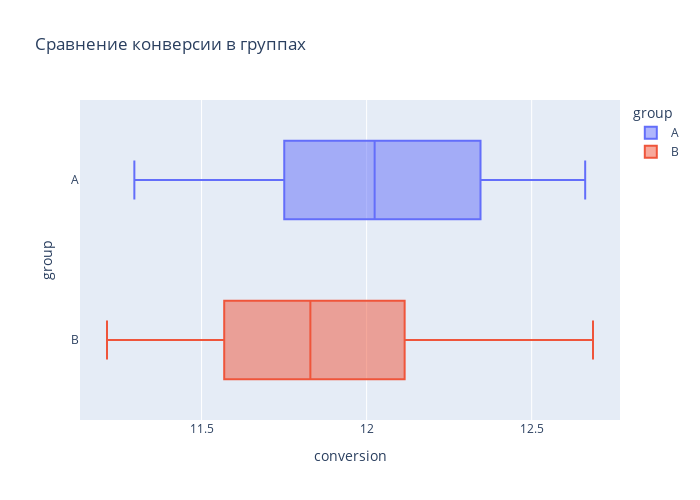

The code cell stored with this chart in its notebook:
### Code cell
fig = px.box(
    data_frame=daily_data,
    x='conversion',
    y='group',
    height=500,
    width=700,
    title='Сравнение конверсии в группах',
    color='group'
)
fig.show()

### Figure 1 — Plotly figure (JSON) as saved in the notebook; plotly's stock layout.template omitted (floating-point values rounded to 4 significant figures)
{"data": [{"alignmentgroup": "True", "hovertemplate": "group=%{y}<br>conversion=%{x}<extra></extra>", "legendgroup": "A", "marker": {"color": "#636efa"}, "name": "A", "notched": false, "offsetgroup": "A", "orientation": "h", "showlegend": true, "type": "box", "x": [12.52, 11.38, 12.13, 12.32, 11.54, 12.02, 11.85, 11.96, 11.3, 11.82, 12.2, 11.72, 12.66, 12.13, 12.13, 12.35, 12.45, 11.99, 11.51, 12.58, 11.87, 12.61, 11.73], "x0": " ", "xaxis": "x", "y": ["A", "A", "A", "A", "A", "A", "A", "A", "A", "A", "A", "A", "A", "A", "A", "A", "A", "A", "A", "A", "A", "A", "A"], "y0": " ", "yaxis": "y"}, {"alignmentgroup": "True", "hovertemplate": "group=%{y}<br>conversion=%{x}<extra></extra>", "legendgroup": "B", "marker": {"color": "#EF553B"}, "name": "B", "notched": false, "offsetgroup": "B", "orientation": "h", "showlegend": true, "type": "box", "x": [11.9, 11.39, 11.67, 11.41, 12.38, 11.58, 12.09, 11.83, 12.62, 11.57, 12.29, 11.21, 11.97, 11.33, 11.94, 12.69, 12.33, 11.56, 11.75, 11.57, 11.76, 12.1, 12.12], "x0": " ", "xaxis": "x", "y": ["B", "B", "B", "B", "B", "B", "B", "B", "B", "B", "B", "B", "B", "B", "B", "B", "B", "B", "B", "B", "B", "B", "B"], "y0": " ", "yaxis": "y"}], "layout": {"boxmode": "overlay", "height": 500, "legend": {"title": {"text": "group"}, "tracegroupgap": 0}, "title": {"text": "Сравнение конверсии в группах"}, "width": 700, "xaxis": {"anchor": "y", "domain": [0, 1], "title": {"text": "conversion"}}, "yaxis": {"anchor": "x", "categoryarray": ["B", "A"], "categoryorder": "array", "domain": [0, 1], "title": {"text": "group"}}}}
